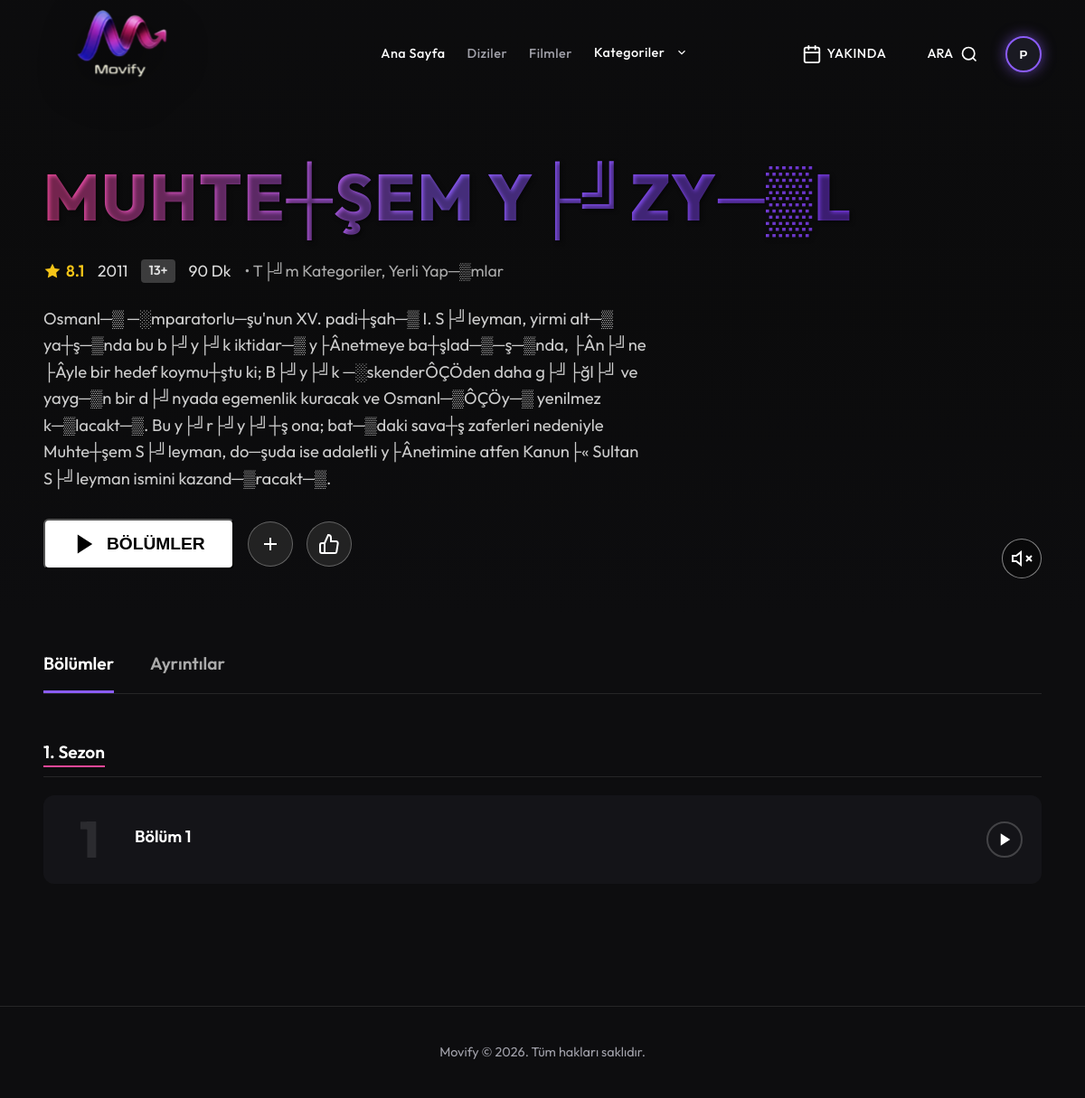
The app's page /content-detail.php?id=6 (signed in), older data.
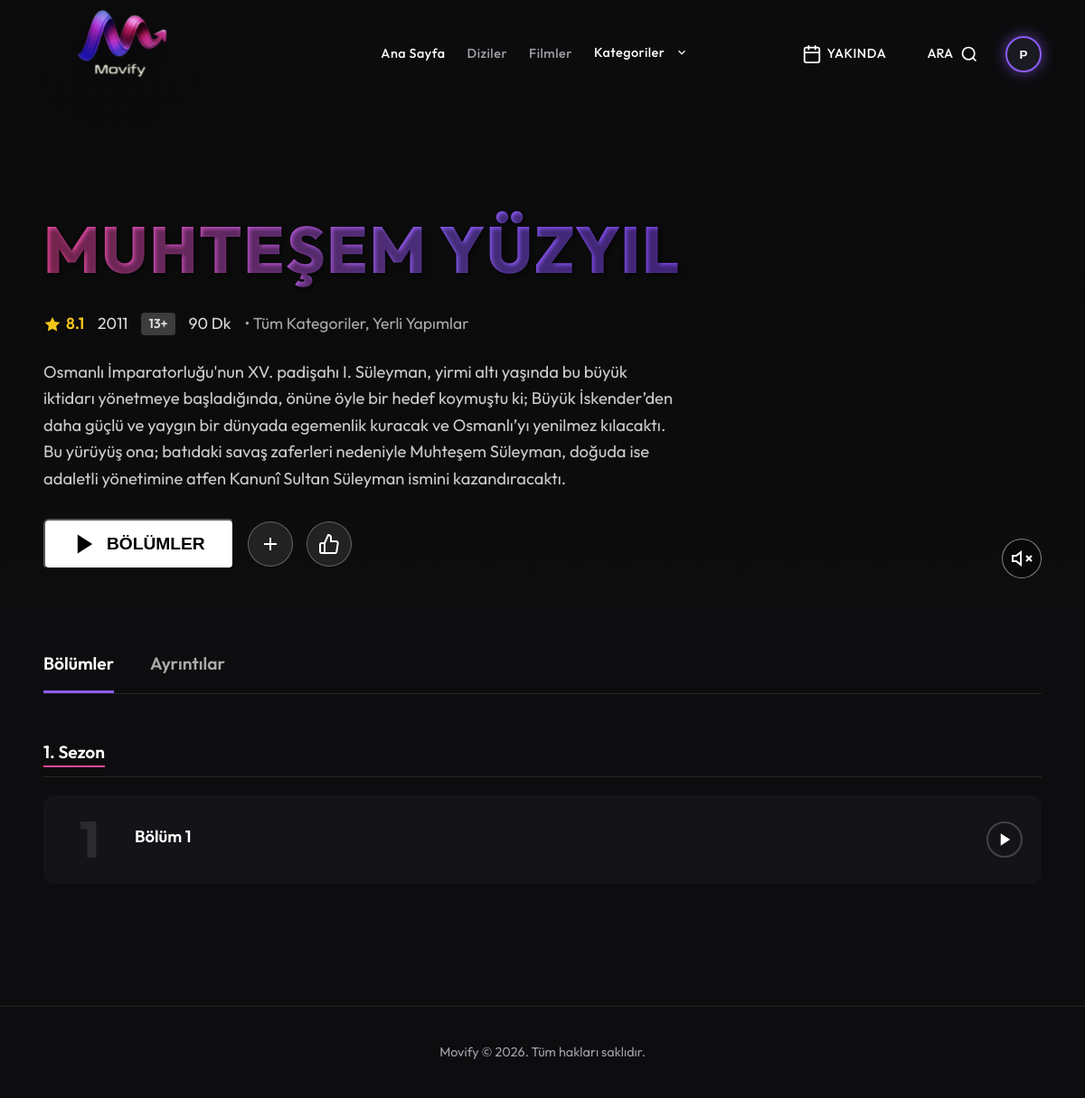
The same page, newer data.
### tables this page shows
CREATE TABLE `content` (
  `id` int(11) NOT NULL,
  `title` varchar(255) NOT NULL,
  `type` enum('movie','series') NOT NULL DEFAULT 'movie',
  `director` varchar(255) DEFAULT NULL,
  `original_language` varchar(50) DEFAULT NULL,
  `description` text DEFAULT NULL,
  `cover_image` varchar(255) DEFAULT NULL,
  `banner_image` varchar(255) DEFAULT NULL,
  `release_year` int(4) DEFAULT NULL,
  `age_rating` varchar(10) DEFAULT NULL,
  `imdb_rating` decimal(3,1) DEFAULT NULL,
  `rotten_tomatoes_rating` int(3) DEFAULT NULL,
  `duration_minutes` int(5) DEFAULT NULL,
  `views_count` int(11) NOT NULL DEFAULT 0,
  `is_featured` tinyint(1) NOT NULL DEFAULT 0,
  `is_coming_soon` tinyint(1) NOT NULL DEFAULT 0,
  `is_exclusive` tinyint(1) NOT NULL DEFAULT 0,
  `is_top10` tinyint(1) NOT NULL DEFAULT 0,
  `coming_soon_date` date DEFAULT NULL,
  `created_at` datetime NOT NULL DEFAULT current_timestamp(),
  `updated_at` datetime NOT NULL DEFAULT current_timestamp() ON UPDATE current_timestamp()
);

### includes/db.php (called while the page is built, shortened)
<?php
function e($string) {
    return htmlspecialchars($string ?? '', ENT_QUOTES, 'UTF-8');
}

### content-detail.php (the view, shortened to what the changed rows need)
<?php
require_once __DIR__ . '/includes/db.php';
$pdo = db();
$profileId = $_SESSION['profile_id'] ?? 0;
$contentId = intval($_GET['id'] ?? 0);
$stmt = $pdo->prepare("SELECT * FROM content WHERE id = ?");
$stmt->execute([$contentId]);
$content = $stmt->fetch();
$stmtCat = $pdo->prepare("SELECT c.name FROM categories c JOIN content_categories cc ON c.id = cc.category_id WHERE cc.content_id = ?");
$stmtCat->execute([$contentId]);
$categories = $stmtCat->fetchAll(PDO::FETCH_COLUMN);
$stmtWl = $pdo->prepare("SELECT id FROM watchlist WHERE profile_id = ? AND content_id = ?");
$stmtWl->execute([$profileId, $contentId]);
$inWatchlist = $stmtWl->fetch() ? true : false;
$stmtTrailer = $pdo->prepare("SELECT url FROM content_links WHERE content_id = ? AND link_type = 'trailer' LIMIT 1");
$stmtTrailer->execute([$contentId]);
$trailerUrl = $stmtTrailer->fetchColumn();
$trailerEmbedUrl = '';
$isYoutube = false;
if ($trailerUrl) {
    if (strpos($trailerUrl, 'youtube.com/watch?v=') !== false) {
        $videoId = explode('v=', $trailerUrl)[1];
        $videoId = explode('&', $videoId)[0];
        $isYoutube = true;
    } elseif (strpos($trailerUrl, 'youtu.be/') !== false) {
        $isYoutube = true;
    } else {
        $trailerEmbedUrl = $trailerUrl;
    }
}
$stmtLike = $pdo->prepare("SELECT is_like FROM likes WHERE profile_id = ? AND content_id = ?");
$stmtLike->execute([$profileId, $contentId]);
$likeData = $stmtLike->fetch();
$isLiked = $likeData && $likeData['is_like'] == 1;
$bannerImage = $content['banner_image'] ? BASE_URL . '/uploads/' . e($content['banner_image']) : '';
?>
<!DOCTYPE html>
<html lang="tr">
<head>
    <link rel="stylesheet" href="<?= BASE_URL ?>/assets/css/style.css">
</head>
<body data-theme="dark">
<?php include __DIR__ . '/includes/header.php'; ?>
<main>
    <div class="detail-hero" style="<?= (!$isYoutube && !$trailerEmbedUrl && $bannerImage) ? "background-image: url('$bannerImage');" : '' ?>">
        <div class="detail-container">
            <h1 class="detail-title"><?= e($content['title']) ?></h1>
            <div class="detail-meta">
                <span class="detail-rating">
                    <svg width="20" height="20" viewBox="0 0 24 24" fill="currentColor"><polygon points="12 2 15.09 8.26 22 9.27 17 14.14 18.18 21.02 12 17.77 5.82 21.02 7 14.14 2 9.27 8.91 8.26 12 2"/></svg>
                    <?= $content['imdb_rating'] ?: 'N/A' ?>
                </span>
                <span><?= $content['release_year'] ?></span>
                <span class="detail-age"><?= e($content['age_rating'] ?: 'Genel') ?></span>
                <span><?= $content['duration_minutes'] ? $content['duration_minutes'] . ' Dk' : '' ?></span>
                <?php if (!empty($categories)): ?>
                    <span style="color:#aaa;">&bull; <?= e(implode(', ', $categories)) ?></span>
                <?php endif; ?>
            </div>
            <p class="detail-desc"><?= e($content['description']) ?></p>
            <div class="detail-actions">
                <?php if ($content['type'] === 'movie'): ?>
                <button class="btn-play-large" onclick="window.location.href='<?= BASE_URL ?>/play.php?id=<?= $contentId ?>'">
                    <svg width="28" height="28" viewBox="0 0 24 24" fill="currentColor"><polygon points="5 3 19 12 5 21 5 3"/></svg>
                    İZLE
                </button>
                <?php else: ?>
                <button class="btn-play-large" onclick="document.querySelector('.episodes-section').scrollIntoView({behavior: 'smooth'})">
                </button>
                <?php endif; ?>
                <button id="btn-watchlist" class="btn-icon <?= $inWatchlist ? 'active' : '' ?>" title="Listeme Ekle" onclick="toggleAction('toggle_watchlist', <?= $contentId ?>)">
                </button>
                <button id="btn-like" class="btn-icon <?= $isLiked ? 'active' : '' ?>" title="Beğen" onclick="toggleAction('toggle_like', <?= $contentId ?>)">
                </button>
            </div>
        </div>
    </div>
</main>
<?php include __DIR__ . '/includes/footer.php'; ?>
</body>
</html>

Row changes from the older to the newer data that the page shows:
changed content: title "MUHTE┼ŞEM Y├╝ZY─▒L" → "MUHTEŞEM YÜZYIL"; description "Osmanl─▒ ─░mparatorlu─şu'nun XV. padi┼şah─▒ I. S├╝leyman, yirmi alt─▒ ya┼ş─▒nda bu b├╝y├╝k iktidar─▒ y├Ânetmeye ba┼şlad─▒─ş─▒nda, ├Ân├╝ne ├Âyle bir hedef koymu┼ştu ki; B├╝y├╝k ─░skenderÔÇÖden daha g├╝├ğl├╝ ve yayg─▒n bir d├╝nyada egemenlik kuracak ve Osmanl─▒ÔÇÖy─▒ yenilmez k─▒lacakt─▒. Bu y├╝r├╝y├╝┼ş ona; bat─▒daki sava┼ş zaferleri nedeniyle Muhte┼şem S├╝leyman, do─şuda ise adaletli y├Ânetimine atfen Kanun├« Sultan S├╝leyman ismini kazand─▒racakt─▒." → "Osmanlı İmparatorluğu'nun XV. padişahı I. Süleyman, yirmi altı yaşında bu büyük iktidarı yönetmeye başladığında, önüne öyle bir hedef koymuştu ki; Büyük İskender’den daha güçlü ve yaygın bir dünyada egemenlik kuracak ve Osmanlı’yı yenilmez kılacaktı. Bu yürüyüş ona; batıdaki savaş zaferleri nedeniyle Muhteşem Süleyman, doğuda ise adaletli yönetimine atfen Kanunî Sultan Süleyman ismini kazandıracaktı."
Text that changed along with them:
implode(', ', $categories): "T├╝m Kategoriler, Yerli Yap─▒mlar" → "Tüm Kategoriler, Yerli Yapımlar"
